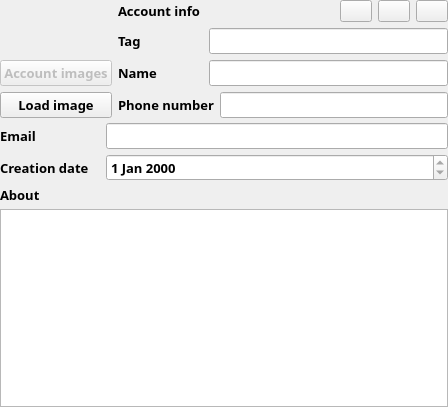
<?xml version="1.0" encoding="UTF-8"?>
<ui version="4.0">
 <class>ShowAccountInfo</class>
 <widget class="QWidget" name="ShowAccountInfo">
  <property name="geometry">
   <rect>
    <x>0</x>
    <y>0</y>
    <width>448</width>
    <height>407</height>
   </rect>
  </property>
  <property name="maximumSize">
   <size>
    <width>550</width>
    <height>16777215</height>
   </size>
  </property>
  <property name="windowTitle">
   <string>ShowAccountInfo</string>
  </property>
  <layout class="QVBoxLayout" name="verticalLayout_3">
   <property name="spacing">
    <number>5</number>
   </property>
   <property name="leftMargin">
    <number>0</number>
   </property>
   <property name="topMargin">
    <number>0</number>
   </property>
   <property name="rightMargin">
    <number>0</number>
   </property>
   <property name="bottomMargin">
    <number>0</number>
   </property>
   <item>
    <layout class="QHBoxLayout" name="horizontalLayout">
     <item>
      <layout class="QVBoxLayout" name="verticalLayout">
       <item>
        <widget class="QLabel" name="mainImage">
         <property name="sizePolicy">
          <sizepolicy hsizetype="Minimum" vsizetype="Minimum">
           <horstretch>0</horstretch>
           <verstretch>0</verstretch>
          </sizepolicy>
         </property>
         <property name="maximumSize">
          <size>
           <width>180</width>
           <height>180</height>
          </size>
         </property>
         <property name="font">
          <font>
           <family>Segoe UI Variable Small Semibol</family>
           <pointsize>10</pointsize>
           <bold>true</bold>
          </font>
         </property>
         <property name="frameShape">
          <enum>QFrame::NoFrame</enum>
         </property>
         <property name="text">
          <string/>
         </property>
         <property name="pixmap">
          <pixmap resource="../../images.qrc">:/app/ui/images/no-profilepng.png</pixmap>
         </property>
         <property name="scaledContents">
          <bool>true</bool>
         </property>
        </widget>
       </item>
       <item>
        <widget class="QPushButton" name="showImages">
         <property name="enabled">
          <bool>false</bool>
         </property>
         <property name="font">
          <font>
           <family>Segoe UI Variable Small Semibol</family>
           <pointsize>10</pointsize>
           <bold>true</bold>
          </font>
         </property>
         <property name="text">
          <string>Account images</string>
         </property>
        </widget>
       </item>
       <item>
        <widget class="QPushButton" name="loadImage">
         <property name="font">
          <font>
           <family>Segoe UI Variable Small Semibol</family>
           <pointsize>10</pointsize>
           <bold>true</bold>
          </font>
         </property>
         <property name="text">
          <string>Load image</string>
         </property>
        </widget>
       </item>
      </layout>
     </item>
     <item>
      <layout class="QVBoxLayout" name="verticalLayout_2">
       <item>
        <layout class="QHBoxLayout" name="horizontalLayout_2">
         <item>
          <widget class="QLabel" name="AccountInfo">
           <property name="font">
            <font>
             <family>Segoe UI Variable Small Semibol</family>
             <pointsize>10</pointsize>
             <bold>true</bold>
            </font>
           </property>
           <property name="text">
            <string>Account info</string>
           </property>
          </widget>
         </item>
         <item>
          <widget class="QPushButton" name="changeButton">
           <property name="maximumSize">
            <size>
             <width>32</width>
             <height>16777215</height>
            </size>
           </property>
           <property name="text">
            <string/>
           </property>
           <property name="icon">
            <iconset resource="../../images.qrc">
             <normaloff>:/app/ui/images/settings.ico</normaloff>:/app/ui/images/settings.ico</iconset>
           </property>
          </widget>
         </item>
         <item>
          <widget class="QPushButton" name="refreshButton">
           <property name="maximumSize">
            <size>
             <width>32</width>
             <height>16777215</height>
            </size>
           </property>
           <property name="text">
            <string/>
           </property>
           <property name="icon">
            <iconset resource="../../images.qrc">
             <normaloff>:/app/ui/images/refresh.ico</normaloff>:/app/ui/images/refresh.ico</iconset>
           </property>
          </widget>
         </item>
         <item>
          <widget class="QPushButton" name="hideButton">
           <property name="maximumSize">
            <size>
             <width>32</width>
             <height>16777215</height>
            </size>
           </property>
           <property name="text">
            <string/>
           </property>
           <property name="icon">
            <iconset resource="../../images.qrc">
             <normaloff>:/app/ui/images/close.ico</normaloff>:/app/ui/images/close.ico</iconset>
           </property>
          </widget>
         </item>
        </layout>
       </item>
       <item>
        <layout class="QHBoxLayout" name="horizontalLayout_5">
         <item>
          <widget class="QLabel" name="label_5">
           <property name="minimumSize">
            <size>
             <width>85</width>
             <height>0</height>
            </size>
           </property>
           <property name="font">
            <font>
             <family>Segoe UI Variable Small Semibol</family>
             <pointsize>10</pointsize>
             <bold>true</bold>
            </font>
           </property>
           <property name="text">
            <string>Tag</string>
           </property>
          </widget>
         </item>
         <item>
          <widget class="QLineEdit" name="tagLine">
           <property name="minimumSize">
            <size>
             <width>100</width>
             <height>0</height>
            </size>
           </property>
           <property name="font">
            <font>
             <family>Segoe UI Variable Small Semibol</family>
             <pointsize>10</pointsize>
             <bold>true</bold>
            </font>
           </property>
           <property name="readOnly">
            <bool>true</bool>
           </property>
          </widget>
         </item>
        </layout>
       </item>
       <item>
        <layout class="QHBoxLayout" name="horizontalLayout_3">
         <item>
          <widget class="QLabel" name="label_6">
           <property name="minimumSize">
            <size>
             <width>85</width>
             <height>0</height>
            </size>
           </property>
           <property name="font">
            <font>
             <family>Segoe UI Variable Small Semibol</family>
             <pointsize>10</pointsize>
             <bold>true</bold>
            </font>
           </property>
           <property name="text">
            <string>Name</string>
           </property>
          </widget>
         </item>
         <item>
          <widget class="QLineEdit" name="nameLine">
           <property name="minimumSize">
            <size>
             <width>100</width>
             <height>0</height>
            </size>
           </property>
           <property name="font">
            <font>
             <family>Segoe UI Variable Small Semibol</family>
             <pointsize>10</pointsize>
             <bold>true</bold>
            </font>
           </property>
           <property name="readOnly">
            <bool>true</bool>
           </property>
          </widget>
         </item>
        </layout>
       </item>
       <item>
        <layout class="QHBoxLayout" name="horizontalLayout_4">
         <item>
          <widget class="QLabel" name="label_4">
           <property name="minimumSize">
            <size>
             <width>85</width>
             <height>0</height>
            </size>
           </property>
           <property name="font">
            <font>
             <family>Segoe UI Variable Small Semibol</family>
             <pointsize>10</pointsize>
             <bold>true</bold>
            </font>
           </property>
           <property name="text">
            <string>Phone number</string>
           </property>
          </widget>
         </item>
         <item>
          <widget class="QLineEdit" name="phoneLine">
           <property name="minimumSize">
            <size>
             <width>100</width>
             <height>0</height>
            </size>
           </property>
           <property name="font">
            <font>
             <family>Segoe UI Variable Small Semibol</family>
             <pointsize>10</pointsize>
             <bold>true</bold>
            </font>
           </property>
           <property name="readOnly">
            <bool>true</bool>
           </property>
          </widget>
         </item>
        </layout>
       </item>
      </layout>
     </item>
    </layout>
   </item>
   <item>
    <layout class="QHBoxLayout" name="horizontalLayout_6">
     <item>
      <widget class="QLabel" name="label_7">
       <property name="minimumSize">
        <size>
         <width>100</width>
         <height>0</height>
        </size>
       </property>
       <property name="maximumSize">
        <size>
         <width>100</width>
         <height>16777215</height>
        </size>
       </property>
       <property name="font">
        <font>
         <family>Segoe UI Variable Small Semibol</family>
         <pointsize>10</pointsize>
         <bold>true</bold>
        </font>
       </property>
       <property name="text">
        <string>Email</string>
       </property>
      </widget>
     </item>
     <item>
      <widget class="QLineEdit" name="emailLine">
       <property name="font">
        <font>
         <family>Segoe UI Variable Small Semibol</family>
         <pointsize>10</pointsize>
         <bold>true</bold>
        </font>
       </property>
       <property name="readOnly">
        <bool>true</bool>
       </property>
      </widget>
     </item>
    </layout>
   </item>
   <item>
    <layout class="QHBoxLayout" name="horizontalLayout_7">
     <item>
      <widget class="QLabel" name="label_3">
       <property name="minimumSize">
        <size>
         <width>100</width>
         <height>0</height>
        </size>
       </property>
       <property name="maximumSize">
        <size>
         <width>100</width>
         <height>16777215</height>
        </size>
       </property>
       <property name="font">
        <font>
         <family>Segoe UI Variable Small Semibol</family>
         <pointsize>10</pointsize>
         <bold>true</bold>
        </font>
       </property>
       <property name="text">
        <string>Creation date</string>
       </property>
      </widget>
     </item>
     <item>
      <widget class="QDateEdit" name="createDate">
       <property name="font">
        <font>
         <family>Segoe UI Variable Small Semibol</family>
         <pointsize>10</pointsize>
         <bold>true</bold>
        </font>
       </property>
       <property name="readOnly">
        <bool>true</bool>
       </property>
      </widget>
     </item>
    </layout>
   </item>
   <item>
    <widget class="QLabel" name="label_2">
     <property name="font">
      <font>
       <family>Segoe UI Variable Small Semibol</family>
       <pointsize>10</pointsize>
       <bold>true</bold>
      </font>
     </property>
     <property name="text">
      <string>About</string>
     </property>
    </widget>
   </item>
   <item>
    <widget class="QTextEdit" name="aboutLine">
     <property name="font">
      <font>
       <family>Segoe UI Variable Small Semibol</family>
       <pointsize>10</pointsize>
       <bold>true</bold>
      </font>
     </property>
     <property name="readOnly">
      <bool>true</bool>
     </property>
    </widget>
   </item>
  </layout>
 </widget>
 <layoutdefault spacing="6" margin="11"/>
 <resources>
  <include location="../../images.qrc"/>
 </resources>
 <connections/>
</ui>
